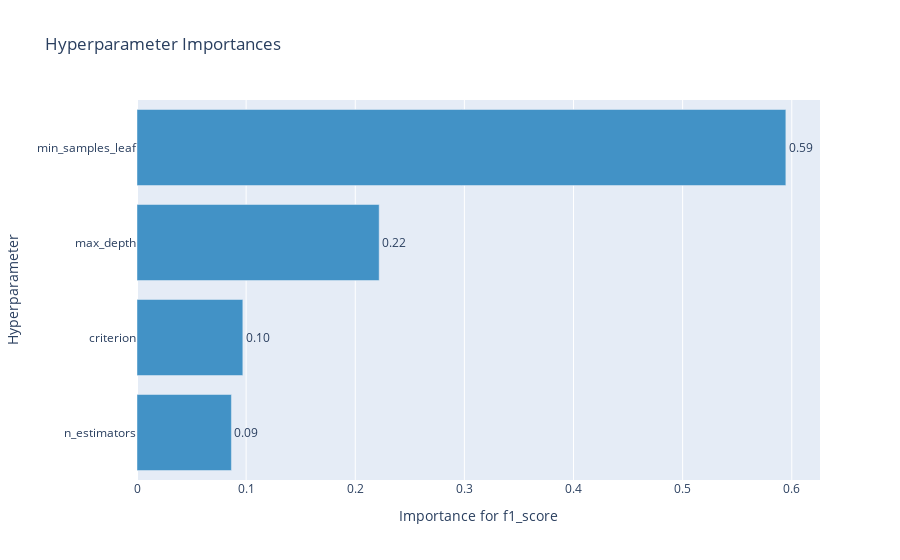

The cell this chart's notebook holds for it:
### Markdown cell above
<center> <img src="../figures/fig_13.png"></center>

### Code cell
optuna.visualization.plot_param_importances(study, target_name="f1_score")

### Figure 1 — Plotly figure (JSON) as saved in the notebook; plotly's stock layout.template omitted (floating-point values rounded to 4 significant figures)
{"data": [{"cliponaxis": false, "hovertemplate": ["n_estimators (IntDistribution): 0.08651836715463324<extra></extra>", "criterion (CategoricalDistribution): 0.09697992957011557<extra></extra>", "max_depth (IntDistribution): 0.22192473962640652<extra></extra>", "min_samples_leaf (IntDistribution): 0.5945769636488447<extra></extra>"], "marker": {"color": "rgb(66,146,198)"}, "orientation": "h", "text": ["0.09", "0.10", "0.22", "0.59"], "textposition": "outside", "type": "bar", "x": [0.08652, 0.09698, 0.2219, 0.5946], "y": ["n_estimators", "criterion", "max_depth", "min_samples_leaf"]}], "layout": {"showlegend": false, "title": {"text": "Hyperparameter Importances"}, "xaxis": {"title": {"text": "Importance for f1_score"}}, "yaxis": {"title": {"text": "Hyperparameter"}}}}
